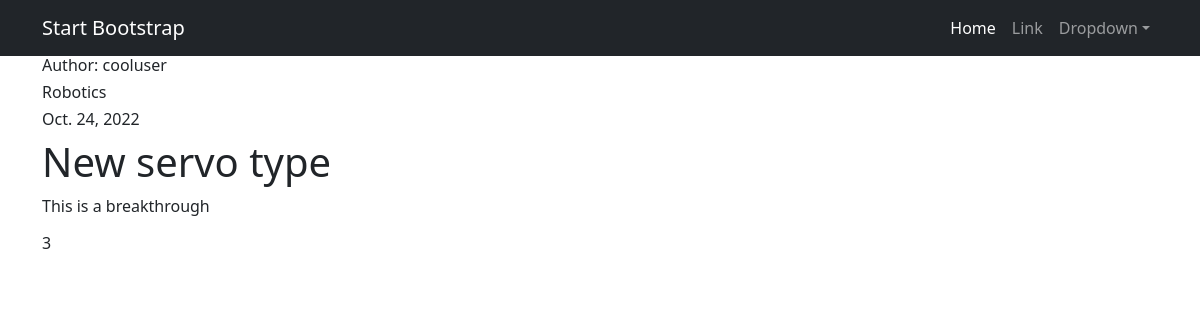
The page /posts/2 on the database its author committed.
### news/models.py (models this page shows, shortened)
class Post(models.Model):
    author = models.ForeignKey(User, on_delete=models.CASCADE)
    subhub = models.ForeignKey(SubHub, on_delete=models.CASCADE)
    rating = models.IntegerField(default=0)
    content = models.TextField(max_length=1024)
    header = models.TextField(max_length=128)
    date = models.DateField(auto_now_add=True)
    ARTICLE = "AR"
    NEWS = "NE"
    ELSE = "EL"
    RESTRICTION_CHOICES = [
        (ARTICLE, "Article"),
        (NEWS, "News"),
        (ELSE, "Else")
    ]
    restriction = models.CharField(
        max_length=2,
        choices=RESTRICTION_CHOICES,
        default=ELSE
    )

class SubHub(models.Model):
    name = models.CharField(max_length=128, unique=True)
    description = models.TextField(max_length=256)
    post_count = models.IntegerField(default=0)

### news/views.py (the view)
# urls.py: path('<int:pk>', PostDetail.as_view(), name='post_detail'),
class PostDetail(DetailView):
    model = Post
    template_name = 'flatpages/post.html'
    context_object_name = 'post'

### news/templatetags/custom_filters.py (called while the page is built)
@register.filter()
def curse_filter(string_to_check):
    checked_string = ''
    for word in string_to_check.split():
        for check_word in CENSORED_WORDS:
            if check_word in word.lower():
                last_chars = ''
                for char in reversed(word):
                    if char not in string.punctuation:
                        break
                    last_chars += char
                last_chars = last_chars[::-1]
                new_word = word[0] + (len(word.translate(str.maketrans('', '', string.punctuation))) - 1) * "*"
                checked_string += new_word + f"{last_chars} "
                break
        else:
            checked_string += word + " "
    return checked_string

### templates/flatpages/post.html (shortened to what this page needs)
{% extends 'flatpages/default.html' %}
{% load custom_filters %}
{% block content %}
    <div>
        <h6>Author: {{ post.author.username }}</h6>
        <h6>{{ post.subhub.name }}</h6>
        <h6>{{ post.date }}</h6>
        <h1>{{ post.header|curse_filter }}</h1>
        {{ post.content|curse_filter }}
        <h6>
            {{ post.rating }}
        </h6>
    </div>
{% endblock content %}

### rows shown on the page
Post: author.username "cooluser", subhub.name "Robotics", date "Oct. 24, 2022", header|curse_filter "New servo type", content|curse_filter "This is a breakthrough", rating "3"
